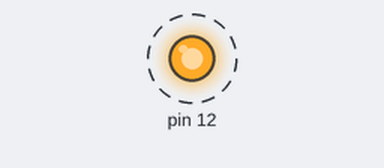
The sketch below on a simulated Arduino Uno, built with avr-gcc and run on an emulated ATmega328P. Parts: output pins drawn as LEDs (lit = HIGH). Dashed ring = blinking.

Above: at 0.2 s.
Timing chart, 0 to 4.6 s (numbered marks = the images above):
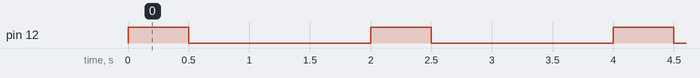

The sketch:

Single_led_blink_code.ino
```cpp
void setup() {
  pinMode(12,OUTPUT);
  // put your setup code here, to run once:

}

void loop() {
  digitalWrite(12,HIGH);
  delay(500);
  digitalWrite(12,LOW);
  delay(1500);
  // put your main code here, to run repeatedly:

}
```

Measured:
- by itself, pin 12: alternates HIGH for 0.50 s and LOW for 1.5 s
